Frame 1 (no input): blank canvas, image omitted
Frame 60 (the mouse pressed at the canvas centre just before this capture): blank canvas, image omitted
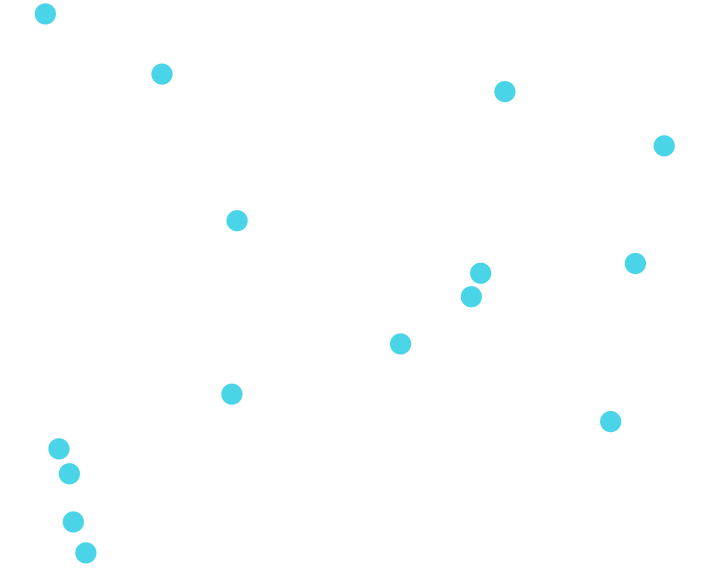
Frame 120 (the mouse held since frame 60 and released just before this capture)

The Processing sketch whose frames 1 and 60 were blank and that drew this single picture after the mouse press (run headless with seeded random() and noise(); from frame 60 on, the mouse is pressed at the canvas centre):

// Processing sketch: processing_184227
// ── processing_184227.pde


int numPilotes = 15;
float midaPilotes;
color cPilota;
float[] X = new float[numPilotes];
float[] Y = new float[numPilotes];
float[] vX = new float[numPilotes];
float[] vY = new float[numPilotes];
float[] cP = new float[numPilotes];


void setup() {
  size(720, 576);
  // noCursor();

  for (int i = 0; i<numPilotes; i++) {
    X[i] = width/2;
    Y[i] = height/2;
    vX[i] = random(-10, 10);
    vY[i] = random(-10-10);
  }
}

void draw() {
  background(255);

  for (int i = 0; i<numPilotes; i++) {
    X[i] = X[i] + vX[i];
    Y[i] = Y[i] + vY[i];
    ellipse(X[i], Y[i], midaPilotes, midaPilotes);

//LIMITS
    if ((X[i]-midaPilotes/2<0) || (X[i]+midaPilotes/2>width)) {
      vX[i] = -vX[i];
    } else if ((Y[i]-midaPilotes/2<0) || (Y[i]+midaPilotes/2>height)) {
      vY[i] = -vY[i];
    }
  }
}

void mousePressed() {
  for (int i = 0; i<numPilotes; i++) {
    X[i] = random(width);
    Y[i] = random(height);
    vX[i] = random(-10, 10);
    vY[i] = random(-10-10);
    midaPilotes = random(5, 45);
    noStroke();
    fill(random(255),random(255),random(255));
  }
}
